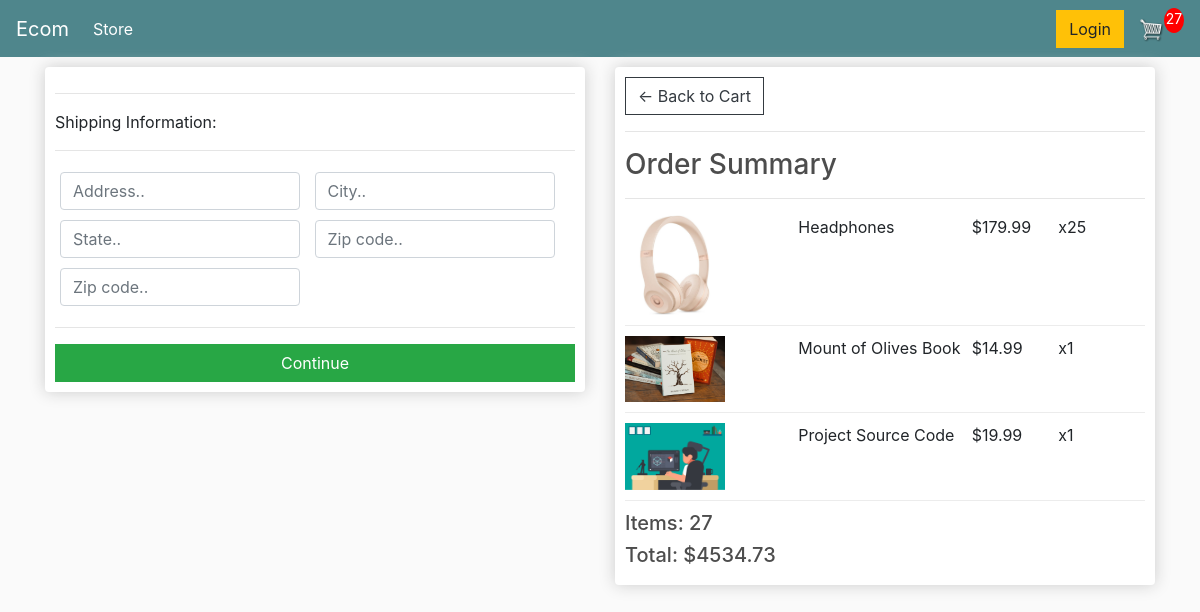
The app's page /checkout/ (signed in) with its own data.
### store/models.py (models this page shows, shortened)
class OrderItem(models.Model):
    product = models.ForeignKey(Product, on_delete=models.SET_NULL, blank=True, null=True)
    order = models.ForeignKey(Order, on_delete=models.SET_NULL, blank=True, null=True)
    quantity = models.IntegerField(default=0, null=True, blank=True)
    date_added = models.DateTimeField(auto_now_add=True)
    @property
    def get_total(self):
        total = self.product.price * self.quantity
        return total

class Product(models.Model):
    name = models.CharField(max_length=200, null=True)
    price = models.DecimalField(max_digits=7, decimal_places=2)
    digital = models.BooleanField(default=False, null=True, blank=False)
    image = models.ImageField(null=True, blank=True)
    @property
    def imageURL(self):
        try:
            url = self.image.url
        except:
            url = ''
        return url

class Order(models.Model):
    customer = models.ForeignKey(Customer, on_delete=models.SET_NULL, blank=True, null=True)
    date_order = models.DateTimeField(auto_now_add=True)
    complete = models.BooleanField(default=False, null=True, blank=False)
    transaction_id = models.CharField(max_length=200, null=True)
    @property
    def get_cart_total(self):
        orderitems = self.orderitem_set.all()
        total = sum([item.get_total for item in orderitems])
        return total
    @property
    def get_cart_items(self):
        orderitems = self.orderitem_set.all()
        total = sum([item.quantity for item in orderitems])
        return total
    @property
    def shipping(self):
        shipping = False
        orderItems = self.orderitem_set.all()
        for i in orderItems:
            if i.product.digital == False:
                shipping = True
        return shipping

### store/views.py (the view)
# urls.py: path('checkout/', views.checkout, name='checkout'),
def checkout(request):
    data = cartData(request)
    cartItems = data['cartItems']
    order = data['order']
    items = data['items']
    context = {'items': items, 'order': order, 'cartItems': cartItems}
    return render(request, 'store/checkout.html', context)

### store/utils.py (called while the page is built)
def cartData(request):
    if request.user.is_authenticated:
        customer = request.user.customer
        order, created = Order.objects.get_or_create(customer=customer, complete=False)
        items = order.orderitem_set.all()
        cartItems = order.get_cart_items
    else:
        cookieData = cookieCart(request)
        cartItems = cookieData['cartItems']
        order = cookieData['order']
        items = cookieData['items']
    return {'cartItems': cartItems, 'order': order, 'items': items}

### store/templates/store/checkout.html (shortened to what this page needs)
{% extends 'store/main.html' %}
{% load static %}
{% block content %}
     <div class="row">
		<div class="col-lg-6">
			<div class="box-element" id="form-wrapper">
				<form id="form">
					<div id="shipping-info">
						<hr>
						<p>Shipping Information:</p>
						<hr>
						<div class="form-field">
							<input class="form-control" type="text" name="address" placeholder="Address..">
						</div>
						<div class="form-field">
							<input class="form-control" type="text" name="city" placeholder="City..">
						</div>
						<div class="form-field">
							<input class="form-control" type="text" name="state" placeholder="State..">
						</div>
						<div class="form-field">
							<input class="form-control" type="text" name="zipcode" placeholder="Zip code..">
						</div>
						<div class="form-field">
							<input class="form-control" type="text" name="country" placeholder="Zip code..">
						</div>
					</div>
					<hr>
					<input id="form-button" class="btn btn-success btn-block" type="submit" value="Continue">
				</form>
			</div>
			<br>
		</div>
		<div class="col-lg-6">
			<div class="box-element">
				<a  class="btn btn-outline-dark" href="{% url 'cart' %}">&#x2190; Back to Cart</a>
				<hr>
				<h3>Order Summary</h3>
				<hr>
				{% for item in items %}
				<div class="cart-row">
					<div style="flex:2"><img class="row-image" src="{{item.product.imageURL}}"></div>
					<div style="flex:2"><p>{{item.product.name}}</p></div>
					<div style="flex:1"><p>${{item.product.price|floatformat:2}}</p></div>
					<div style="flex:1"><p>x{{item.quantity}}</p></div>
				</div>
				{% endfor %}
				<h5>Items:   {{order.get_cart_items}}</h5>
				<h5>Total:   ${{order.get_cart_total|floatformat:2}}</h5>
			</div>
		</div>
	</div>
{% endblock content %}

### static/css/main.css (style rules this page uses)
body { background-color: hsl(0, 0%, 98%); }
h1,h2,h3,h4,h5,h6 { color:hsl(0, 0%, 30%); }
.box-element { box-shadow:hsl(0, 0%, 80%) 0 0 16px; background-color: #fff; border-radius: 4px; padding: 10px; }
.col-lg-4, .col-lg-6, .col-lg-8, .col-lg-12 { margin-top: 10px; }
.btn { border-radius: 0; }
.row-image { width: 100px; }
.form-field { width:250px; display: inline-block; padding: 5px; }
.cart-row { display: flex; align-items: flex-stretch; padding-bottom: 10px; margin-bottom: 10px; border-bottom: 1px solid #ececec; }

### records on screen
OrderItem: product.imageURL (picture), product.name "Headphones", product.price "179.99", quantity "25"
OrderItem: product.imageURL (picture), product.name "Mount of Olives Book", product.price "14.99", quantity "1"
OrderItem: product.imageURL (picture), product.name "Project Source Code", product.price "19.99", quantity "1"
Order: get_cart_items "27", get_cart_total "4534.73"

### other values on screen
{{ cartItems }} "27"
